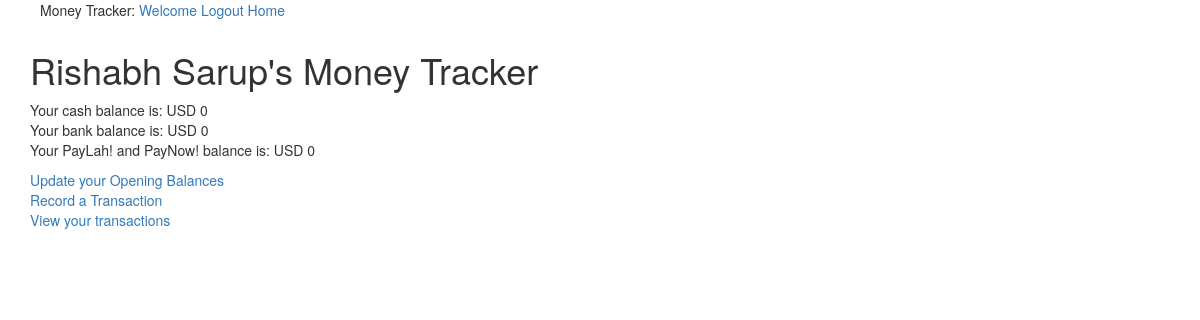
The page /home (signed in) on the database as committed earlier.
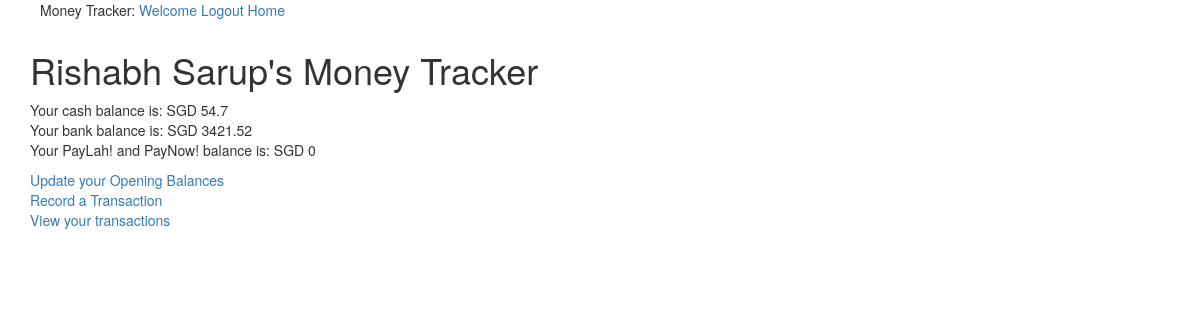
The same page on the database as committed later.
### app/models.py (models this page shows, shortened)
class User(UserMixin, db.Model):
    id = db.Column(db.Integer, primary_key=True)
    username = db.Column(db.String(64), index=True, unique=True)
    email = db.Column(db.String(120), index=True, unique=True)
    cashBalance = db.Column(db.Float, index = True)
    bankBalance = db.Column(db.Float, index = True)
    payappBalance = db.Column(db.Float, index = True)
    password_hash = db.Column(db.String(128))
    currency = db.Column(db.String (128))
    allTransactions = db.relationship('Transaction', backref = 'spender',lazy = 'dynamic')

### app/routes.py (the view)
@app.route('/home')
@login_required
def home():
    user = {"username": "Rishabh Sarup"}
    return render_template('home.html', title = "Home", user=user)

### app/models.py (called while the page is built)
@login.user_loader
def load_user(id):
    return User.query.get(int(id))

### app/templates/home.html
{% extends "base.html" %}
{% block app_content %}
   <h1>{{ current_user.username }}'s Money Tracker</h1>
   <p> Your cash balance is: {{current_user.currency}} {{current_user.cashBalance}}
     <br>
     Your bank balance is: {{current_user.currency}} {{current_user.bankBalance}}
     <br>
     Your PayLah! and PayNow! balance is: {{current_user.currency}} {{current_user.payappBalance}}
   </p>
   <a href = "{{url_for('startingbalance')}}">  Update your Opening Balances </a> <br>
   <a href = "{{url_for('logcash')}}"> Record a Transaction </a> <br>
   <a href = "{{url_for('alltransactions')}}"> View your transactions </a>
{% endblock %}

### app/templates/base.html (shortened to what this page needs)
{% extends 'bootstrap/base.html'%}
{%block navbar %}
          <nav id="menu">
            <ul class="links">
            Money Tracker:
            <a href="{{ url_for('index') }}">Welcome</a>
            {% if current_user.is_anonymous %}
            <a href="{{ url_for('login') }}">Login</a>
            {% else %}
            <a href="{{ url_for('logout') }}">Logout</a>
            {% endif %}
            <a href="{{ url_for('home') }}">Home</a>
            </ul>
          </nav>
{% endblock %}
{% block content %}
  <div class = "container">
        {% block app_content %}{% endblock %}
    </div>
{%endblock%}

Rows that differ between the two databases and show on the page:
changed User "Rishabh Sarup": currency "USD" → "SGD"; cashBalance "0" → "54.7"; bankBalance "0" → "3421.52"
